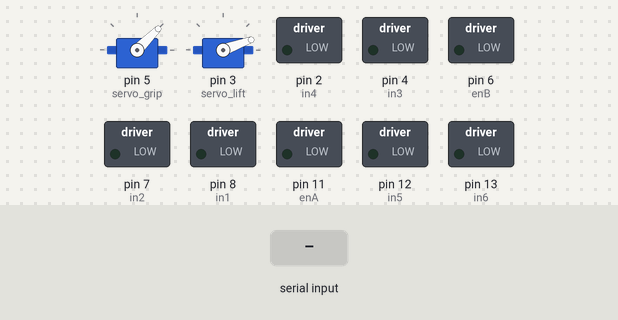
Simulated run of this sketch. Board: Arduino Uno, built with avr-gcc and run on an emulated ATmega328P. Parts: 2 × servo, switched loads named in the sketch (green lamp = pin HIGH). Inputs (shaded band) come from the test bench. What the sketch prints to the serial monitor is not drawn.

Above: at 1.2 s.
1.3 s: byte 114 ('r') received over Serial
At 2.2 s:
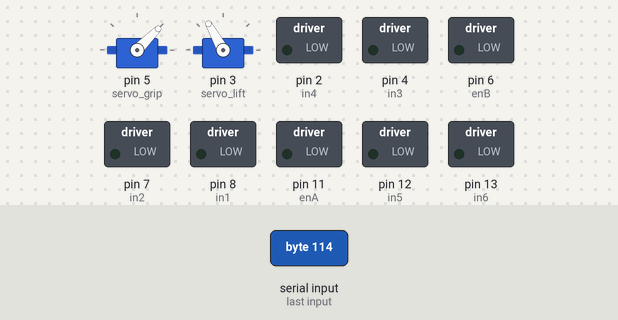
4.3 s: "a" received over Serial
At 5.5 s:
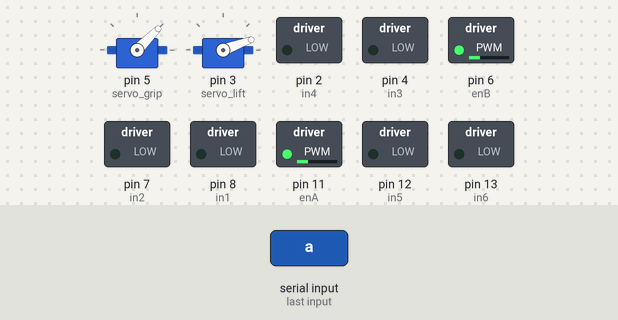
6.4 s: "d" received over Serial
At 6.9 s:
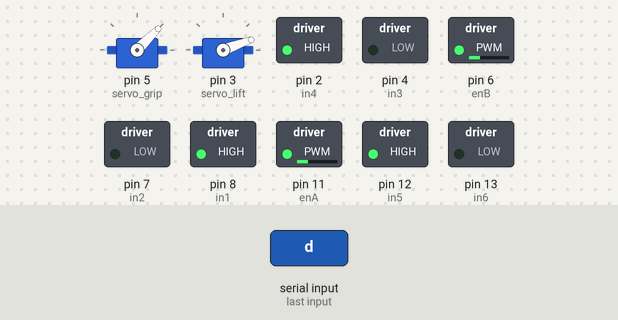
8.5 s: "w" received over Serial
At 8.62 s:
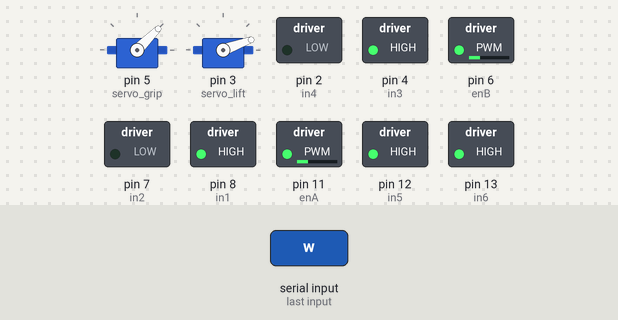
10.2 s: "s" received over Serial
At 11.4 s:
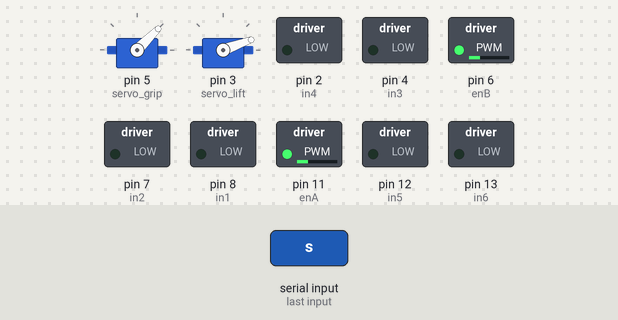
11.7 s: "c" received over Serial
At 12.5 s:
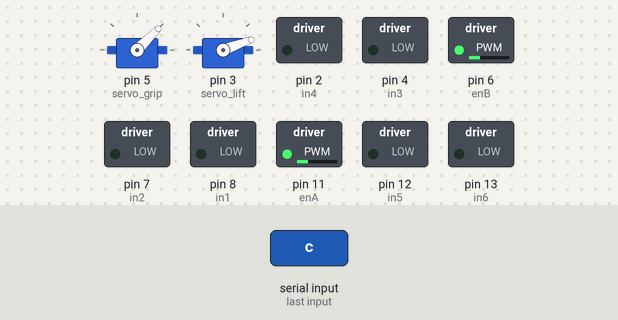
Timing chart, 0 to 14.2 s (numbered marks = the images above; inputs shaded):
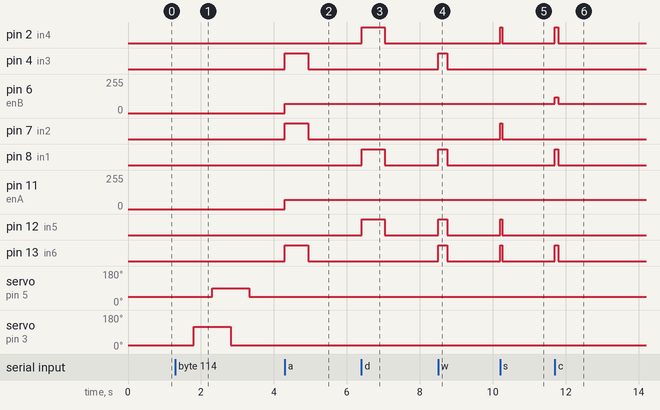

Measured:
- after the input at 1.3 s, servo on pin 5 (servo_grip): 45° → 89° after 1.0 s, → 45° 1.0 s later; servo on pin 3 (servo_lift): 20° → 119° after 0.51 s, → 21° 1.0 s later, → 20° 0.50 s later
- after the input at 4.3 s, pin 4 (in3), pin 7 (in2), pin 13 (in6): LOW → HIGH at once, → LOW 0.64 s later; pin 6 (enB), pin 11 (enA): 0/255 → 70/255 at once
- after the input at 6.4 s, pin 2 (in4), pin 8 (in1), pin 12 (in5): LOW → HIGH at once, → LOW 0.64 s later
- after the input at 8.5 s, pin 4 (in3), pin 8 (in1), pin 12 (in5), pin 13 (in6): LOW → HIGH at once, → LOW 0.25 s later
- after the input at 10.2 s, pin 2 (in4), pin 7 (in2), pin 12 (in5), pin 13 (in6): LOW → HIGH at once, → LOW 0.06 s later
- after the input at 11.7 s, pin 2 (in4), pin 8 (in1), pin 13 (in6): LOW → HIGH at once, → LOW 0.09 s later; pin 6 (enB): 70/255 → 120/255 at once, → 70/255 0.09 s later

The sketch:

Arduino_for_Motor___Servo.ino
```cpp
#include <Servo.h>
Servo servo_grip;
Servo servo_lift;

int val = 0;  //holds ascii from serial line
int enA = 11;
int enB = 6;
int in1 = 8;
int in2 = 7;
int in3 = 4;
int in4 = 2;
int in5 = 12;
int in6 = 13;
int pos = 0;

int x;
int frontDist, rightDist, backDist, leftDist;
int maxFrontDist = 7, maxBackDist= 7, maxLeftDist = 7, maxRightDist = 7;

void setup() {
  Serial.begin(9600);
  Serial.println("Rover Uno is alive!");
  // set all the motor control pins to outputs
  pinMode(enA, OUTPUT);
  pinMode(enB, OUTPUT);
  pinMode(in1, OUTPUT);
  pinMode(in2, OUTPUT);
  pinMode(in3, OUTPUT);
  pinMode(in4, OUTPUT);
  pinMode(in5, OUTPUT);
  pinMode(in6, OUTPUT);
  servo_grip.attach(5);
  servo_lift.attach(3);
}

// Motor Command Functions
void MoveFwd() {
  digitalWrite(in1, HIGH);
  digitalWrite(in2, LOW);
  digitalWrite(in3, HIGH);
  digitalWrite(in4, LOW);
  digitalWrite(in5, HIGH);
  digitalWrite(in6, HIGH);
  analogWrite(enA, 70);
  analogWrite(enB, 70);
}

void MoveBwd() {
  digitalWrite(in1, LOW);
  digitalWrite(in2, HIGH);
  digitalWrite(in3, LOW);
  digitalWrite(in4, HIGH);
  digitalWrite(in5, HIGH);
  digitalWrite(in6, HIGH);
  analogWrite(enA, 70);
  analogWrite(enB, 70);
}

void RotateR() {
  digitalWrite(in1, HIGH);
  digitalWrite(in2, LOW);
  digitalWrite(in3, LOW);
  digitalWrite(in4, HIGH);
  digitalWrite(in5, HIGH);
  digitalWrite(in6, LOW);
  analogWrite(enA, 70);
  analogWrite(enB, 70);
}

void RotateL() {
  digitalWrite(in1, LOW);
  digitalWrite(in2, HIGH);
  digitalWrite(in3, HIGH);
  digitalWrite(in4, LOW);
  digitalWrite(in5, LOW);
  digitalWrite(in6, HIGH);
  analogWrite(enA, 70);
  analogWrite(enB, 70);
}

void Stop() {
  digitalWrite(in1, LOW);
  digitalWrite(in2, LOW);
  digitalWrite(in3, LOW);
  digitalWrite(in4, LOW);
  digitalWrite(in5, LOW);
  digitalWrite(in6, LOW);
  analogWrite(enA, 70);
  analogWrite(enB, 70);
}

void ShiftL() {
  digitalWrite(in1, LOW);
  digitalWrite(in2, HIGH);
  digitalWrite(in3, HIGH);
  digitalWrite(in4, LOW);
  digitalWrite(in5, HIGH);
  digitalWrite(in6, LOW);
  analogWrite(enA, 70);
  analogWrite(enB, 120);
}

void ShiftR() {
  digitalWrite(in1, HIGH);
  digitalWrite(in2, LOW);
  digitalWrite(in3, LOW);
  digitalWrite(in4, HIGH);
  digitalWrite(in5, LOW);
  digitalWrite(in6, HIGH);
  analogWrite(enA, 70);
  analogWrite(enB, 120);
}

void loop(){
  if (Serial.available()){
    val = Serial.read();
    // Motor Command
    if (val == 'a'){
      // rotateL
      RotateL();
      delay(640);
      Stop();
    }
    else if(val == 'd'){
      //rotateR
      RotateR();
      delay(640);
      Stop();
    }
    else if(val == 'w'){
      MoveFwd();
      delay(250);
      Stop();
    }
    else if(val == 's'){
      MoveBwd();
      delay(60);
      Stop();
    }
    else if(val == 'e'){
      RotateR();
      delay(90);
      Stop();
    }
    else if(val == 'q'){
      RotateL();
      delay(90);
      Stop();
    }
    else if(val == 'c'){
      ShiftR();
      delay(90);
      Stop();
    }
    else if(val == 'z'){
      ShiftL();
      delay(90);
      Stop();
    }
    else if(val =='f'){
      MoveFwd();
      delay(62.5);
      Stop();
    }

    // Gripper Command
    // Grab
    else if (val == 'g'){
      delay(500);
      // open gripper
      for (int i = 45; i < 90; i+=1){
        servo_grip.write(i);
      }

      delay(500);
      // lower gripper
      for (int i = 20; i < 140; i+=1){
        servo_lift.write(i);
      }

      delay(3000);
      // close gripper
      for (int i = 90; i > 45; i-=1){
        servo_grip.write(i);
      }

      delay(1000);
      // life gripper
      for (int i = 140; i > 20; i-=1){
        servo_lift.write(i);
      }
    }

    // Release
    else if (val == 'r'){
      delay(500);
      // lower gripper
      for (int i = 20; i < 120; i+=1){
        servo_lift.write(i);
      }

      delay(500);
      // open gripper
      for (int i = 45; i < 90; i+=1){
        servo_grip.write(i);
      }

      delay(500);
      // life gripper
      for (int i = 120; i > 20; i-=1){
        servo_lift.write(i);
      }

      delay(500);
      // close gripper
      for (int i = 90; i > 45; i-=1){
        servo_grip.write(i);
      }
    }
  }
  // Holding the gripper
  servo_grip.write(45);  // 45 to 90
  servo_lift.write(20); // 20 to 120
}
```
